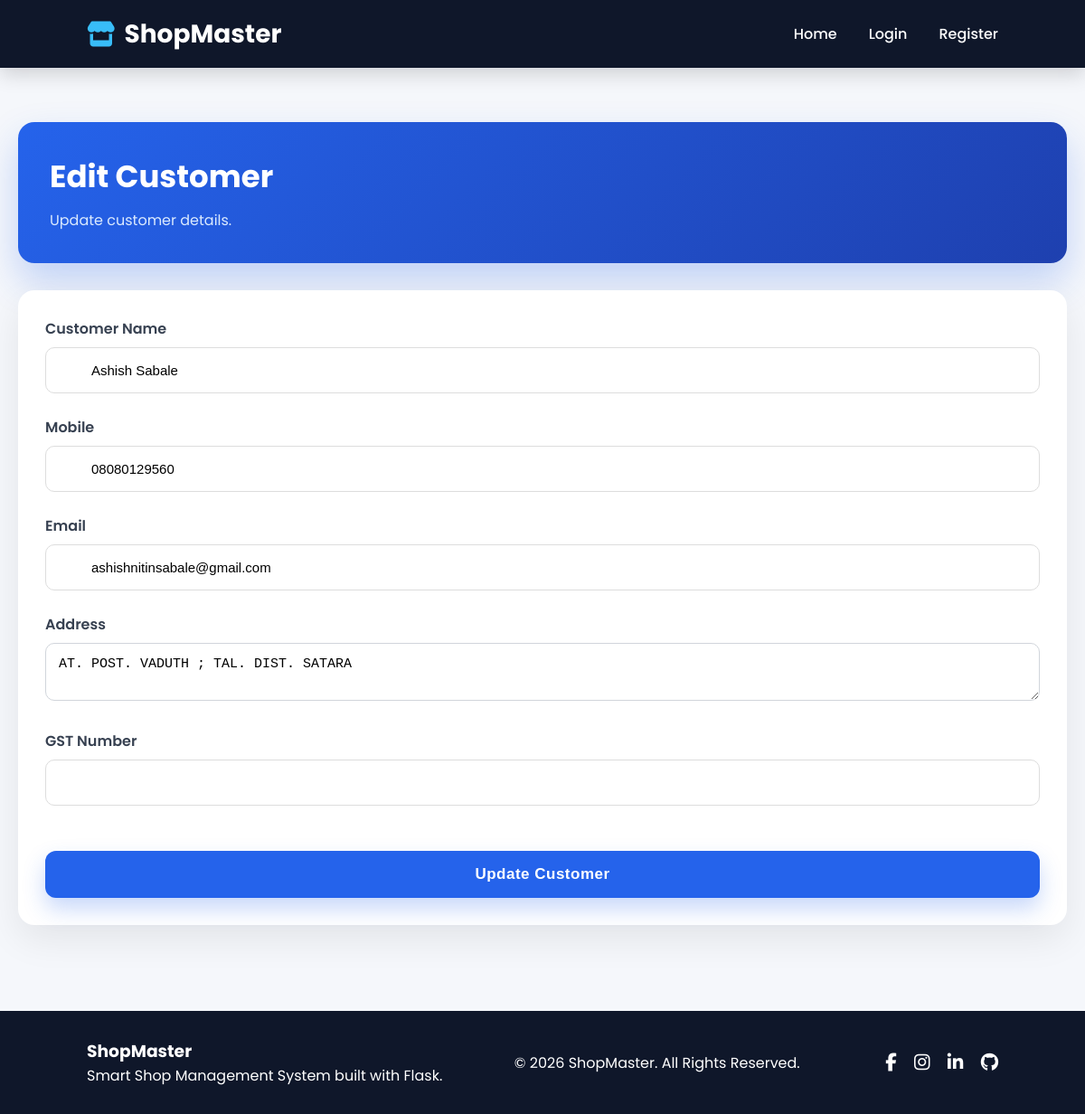
/customers/edit/2 (signed in), run on the app's committed database.
### models.py (models this page shows, shortened)
class Customer(db.Model):
    __tablename__ = "customers"
    id = db.Column(db.Integer, primary_key=True)
    user_id = db.Column(
        db.Integer,
        db.ForeignKey("users.id"),
        nullable=False
    )
    customer_name = db.Column(
        db.String(100),
        nullable=False
    )
    mobile = db.Column(
        db.String(15),
        nullable=False
    )
    email = db.Column(
        db.String(120)
    )
    address = db.Column(
        db.Text
    )
    gst_number = db.Column(
        db.String(30)
    )
    created_at = db.Column(
        db.DateTime,
        server_default=db.func.now()
    )

### routes/customers.py (the view, shortened to what this page needs)
@customers.route("/customers/edit/<int:id>", methods=["GET", "POST"])
@login_required
def edit_customer(id):
    customer = Customer.query.filter_by(
        id=id,
        user_id=current_user.id
    ).first_or_404()
    return render_template(
        "edit_customer.html",
        customer=customer
    )

### models.py (called while the page is built)
@login_manager.user_loader
def load_user(user_id):
    return db.session.get(User, int(user_id))

### templates/edit_customer.html
{% include 'header.html' %}
<div class="dashboard-container">
    <div class="dashboard-header">
        <h1>Edit Customer</h1>
        <p>Update customer details.</p>
    </div>
    <div class="profile-card">
        <form method="POST">
            <div class="input-group">
                <label>Customer Name</label>
                <input type="text"
                       name="customer_name"
                       value="{{ customer.customer_name }}"
                       required>
            </div>
            <div class="input-group">
                <label>Mobile</label>
                <input type="text"
                       name="mobile"
                       value="{{ customer.mobile }}"
                       required>
            </div>
            <div class="input-group">
                <label>Email</label>
                <input type="email"
                       name="email"
                       value="{{ customer.email }}">
            </div>
            <div class="input-group">
                <label>Address</label>
                <textarea name="address">{{ customer.address }}</textarea>
            </div>
            <div class="input-group">
                <label>GST Number</label>
                <input type="text"
                       name="gst_number"
                       value="{{ customer.gst_number }}">
            </div>
            <br>
            <button type="submit" class="login-btn">
                Update Customer
            </button>
        </form>
    </div>
</div>
{% include 'footer.html' %}

### static/css/style.css (style rules this page uses)
* { margin:0; padding:0; box-sizing:border-box; }
html { scroll-behavior:smooth; }
body { font-family:'Poppins',sans-serif; background:#f5f7fb; color:#333; }
.input-group { position:relative; margin-bottom:25px; }
.input-group input { width:100%; padding:16px 18px 16px 50px; border:1px solid #ddd; border-radius:10px; font-size:15px; outline:none; transition:.3s; }
.login-btn { width:100%; padding:16px; border:none; border-radius:10px; background:#2563eb; color:white; font-size:17px; cursor:pointer; transition:.3s; }
.dashboard-container { max-width:1200px; margin:40px auto; padding:20px; }
.dashboard-header { background:#ffffff; padding:25px; border-radius:15px; box-shadow:0 10px 25px rgba(0,0,0,.08); margin-bottom:30px; }
.dashboard-header h1 { font-size:32px; color:#222; margin-bottom:10px; }
.dashboard-header p { color:#666; font-size:16px; }
.profile-card { background:#fff; border-radius:15px; padding:30px; box-shadow:0 10px 25px rgba(0,0,0,.08); margin-bottom:35px; }
* { transition:0.25s ease; }
.dashboard-header { background:linear-gradient(135deg,#2563eb,#1e40af); color:white; border-radius:18px; padding:35px; box-shadow:0 20px 40px rgba(37,99,235,.25); }
.dashboard-header h1 { color:white; font-size:34px; font-weight:700; }
.dashboard-header p { color:#dbeafe; }
.profile-card { border-radius:18px; box-shadow:0 15px 40px rgba(0,0,0,.08); border:none; }
.login-btn { border-radius:12px; font-weight:600; letter-spacing:.5px; box-shadow:0 12px 25px rgba(37,99,235,.25); }
input, textarea, select { width:100%; padding:14px; border-radius:10px; border:1px solid #d1d5db; outline:none; font-size:15px; background:white; }
label { display:block; margin-bottom:8px; font-weight:600; color:#374151; }
.dashboard-container { animation:fadeIn .5s ease; }

### data on the page
Customer: customer_name "Ashish Sabale", mobile "08080129560", email "ashishnitinsabale@gmail.com", address "AT. POST. VADUTH ; TAL. DIST. SATARA"
